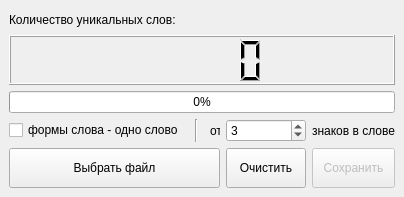
<?xml version="1.0" encoding="UTF-8"?>
<ui version="4.0">
 <class>MainWindow</class>
 <widget class="QMainWindow" name="MainWindow">
  <property name="geometry">
   <rect>
    <x>0</x>
    <y>0</y>
    <width>404</width>
    <height>195</height>
   </rect>
  </property>
  <property name="minimumSize">
   <size>
    <width>381</width>
    <height>0</height>
   </size>
  </property>
  <property name="windowTitle">
   <string>MainWindow</string>
  </property>
  <widget class="QWidget" name="centralwidget">
   <layout class="QGridLayout" name="gridLayout_2">
    <item row="0" column="0">
     <layout class="QGridLayout" name="gridLayout">
      <item row="4" column="2">
       <widget class="Line" name="line">
        <property name="orientation">
         <enum>Qt::Vertical</enum>
        </property>
       </widget>
      </item>
      <item row="5" column="5">
       <widget class="QPushButton" name="pushButton_clear">
        <property name="minimumSize">
         <size>
          <width>0</width>
          <height>40</height>
         </size>
        </property>
        <property name="text">
         <string>Очистить</string>
        </property>
       </widget>
      </item>
      <item row="5" column="6">
       <widget class="QPushButton" name="pushButton_safe">
        <property name="enabled">
         <bool>false</bool>
        </property>
        <property name="minimumSize">
         <size>
          <width>0</width>
          <height>40</height>
         </size>
        </property>
        <property name="text">
         <string>Сохранить</string>
        </property>
       </widget>
      </item>
      <item row="4" column="4">
       <widget class="QLabel" name="label_3">
        <property name="maximumSize">
         <size>
          <width>10</width>
          <height>16777215</height>
         </size>
        </property>
        <property name="text">
         <string>от</string>
        </property>
       </widget>
      </item>
      <item row="3" column="0" colspan="7">
       <widget class="QProgressBar" name="progressBar">
        <property name="value">
         <number>0</number>
        </property>
       </widget>
      </item>
      <item row="1" column="0" colspan="7">
       <widget class="QLCDNumber" name="lcdNumber">
        <property name="minimumSize">
         <size>
          <width>0</width>
          <height>50</height>
         </size>
        </property>
       </widget>
      </item>
      <item row="4" column="5">
       <widget class="QSpinBox" name="spinBox">
        <property name="minimum">
         <number>1</number>
        </property>
        <property name="maximum">
         <number>5</number>
        </property>
        <property name="value">
         <number>3</number>
        </property>
       </widget>
      </item>
      <item row="4" column="6">
       <widget class="QLabel" name="label_2">
        <property name="text">
         <string>знаков в слове</string>
        </property>
       </widget>
      </item>
      <item row="5" column="0" colspan="5">
       <widget class="QPushButton" name="pushButton">
        <property name="minimumSize">
         <size>
          <width>0</width>
          <height>40</height>
         </size>
        </property>
        <property name="text">
         <string>Выбрать файл</string>
        </property>
       </widget>
      </item>
      <item row="4" column="0">
       <widget class="QCheckBox" name="checkBox">
        <property name="text">
         <string>формы слова - одно слово</string>
        </property>
       </widget>
      </item>
      <item row="0" column="0" colspan="7">
       <widget class="QLabel" name="label">
        <property name="minimumSize">
         <size>
          <width>0</width>
          <height>20</height>
         </size>
        </property>
        <property name="maximumSize">
         <size>
          <width>16777215</width>
          <height>17</height>
         </size>
        </property>
        <property name="text">
         <string>Количество уникальных слов:</string>
        </property>
       </widget>
      </item>
      <item row="4" column="1">
       <spacer name="horizontalSpacer">
        <property name="orientation">
         <enum>Qt::Horizontal</enum>
        </property>
        <property name="sizeHint" stdset="0">
         <size>
          <width>40</width>
          <height>20</height>
         </size>
        </property>
       </spacer>
      </item>
     </layout>
    </item>
   </layout>
  </widget>
 </widget>
 <resources/>
 <connections/>
</ui>
